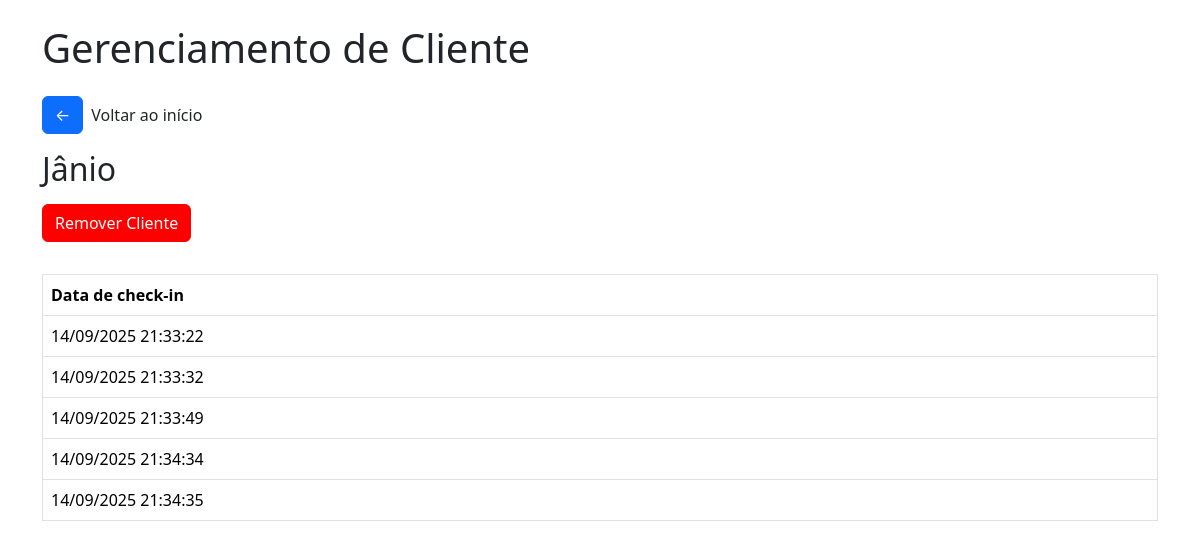
/clientelimpeza/2, run on an earlier commit of the app's database.
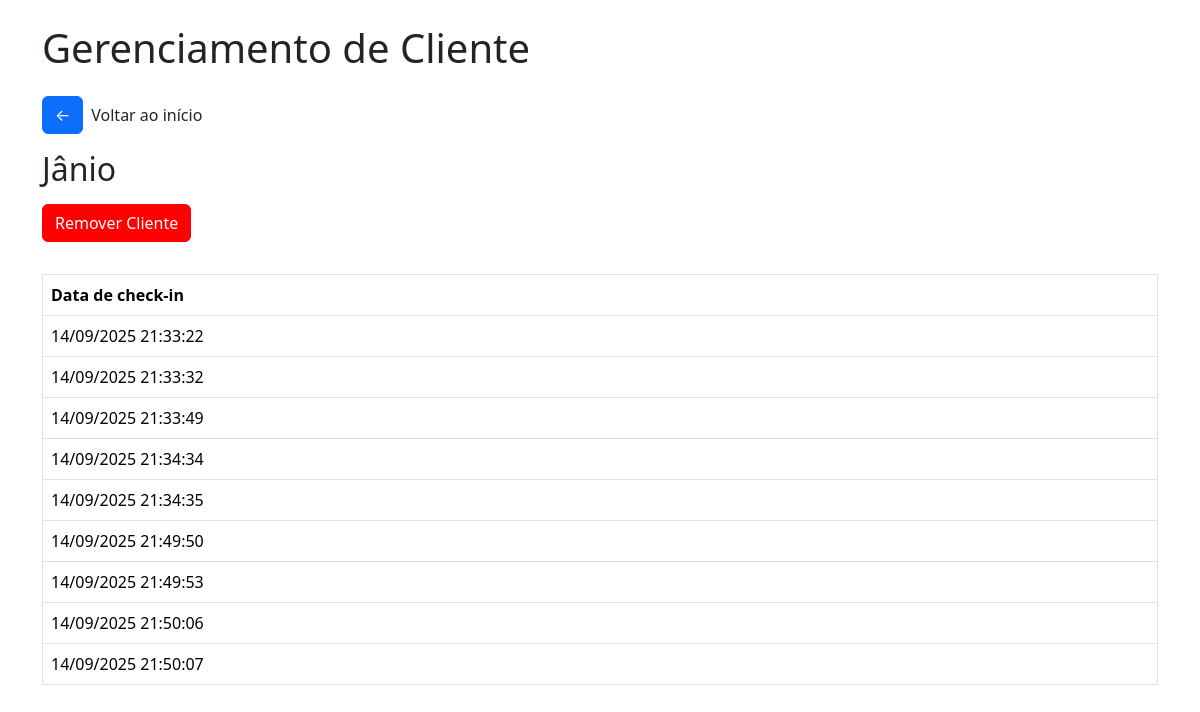
And on a later commit of the database.
### tables this page shows
CREATE TABLE clientes_limpeza (
        id INTEGER PRIMARY KEY AUTOINCREMENT,
        nome TEXT NOT NULL,
        status_limpeza BOOLEAN DEFAULT FALSE,
        checkins_limpeza INTEGER DEFAULT 0
    );

CREATE TABLE checkins_limpeza (
        id INTEGER PRIMARY KEY AUTOINCREMENT,
        cliente_id INTEGER,
        data TEXT,
        FOREIGN KEY(cliente_id) REFERENCES clientes(id)
    );

### app/views.py (the view)
@app.route('/clientelimpeza/<int:cliente_id>')
def cliente_limpeza(cliente_id):
    conn = get_db_connection()
    cliente = conn.execute("SELECT * FROM clientes_limpeza WHERE id = ?", (cliente_id,)).fetchone()
    checkins = conn.execute("SELECT * FROM checkins_limpeza WHERE cliente_id = ?", (cliente_id,))
    return render_template('cliente.html', cliente=cliente, checkins=checkins)

### app/views.py (called while the page is built)
def get_db_connection():
    conn = sqlite3.connect('checkins.db')
    conn.row_factory = sqlite3.Row
    return conn

### app/templates/cliente.html (shortened to what this page needs)
<!DOCTYPE html>
<html lang="pt-br">
<head>
    <link href="https://cdn.jsdelivr.net/npm/bootstrap@5.3.2/dist/css/bootstrap.min.css" rel="stylesheet">
    <link rel="stylesheet" href="{{url_for('static', filename='css/style.css')}}">
    <link rel="stylesheet" href="{{url_for('static', filename='css/modal.css')}}">
</head>
<body>
    <div class="container">
        <h1 class="mb-4">
            Gerenciamento de Cliente
        </h1>
        <div class="box-btn-home">
            <a href="/" class="btn btn-primary btn-home">&#x2190</a>
            <p>Voltar ao início</p>
        </div>
        <h2 class="mb-3">
            {{cliente.nome}}
        </h2>
        <button class="btn btn-primary btn-remover" id="openModal">Remover Cliente</button>
        <table class="table table-bordered table-checkin">
            <thead>
                <tr>
                <th>Data de check-in</th>
                </tr>
            </thead>
            <tbody>
                {% for checkin in checkins %}
                <tr>
                <td>{{ checkin.data }}</td>
                </tr>
                {% endfor %}
            </tbody>
        </table>
</body>
</html>

### app/static/css/style.css (style rules this page uses)
body { padding: 24px; }
a { text-decoration: none; }
.btn-remover { background-color: red; border-color: red; }
.btn-home { margin-bottom: 16px; margin-right: 8px; }
.box-btn-home { width: 100%; display: flex; justify-content: start; align-items: center; }
.table-checkin { margin-top: 32px; }

What changed in the data, as far as the page shows it:
added checkins_limpeza: data "14/09/2025 21:49:50"
added checkins_limpeza: data "14/09/2025 21:49:53"
added checkins_limpeza: data "14/09/2025 21:50:06"
added checkins_limpeza: data "14/09/2025 21:50:07"
